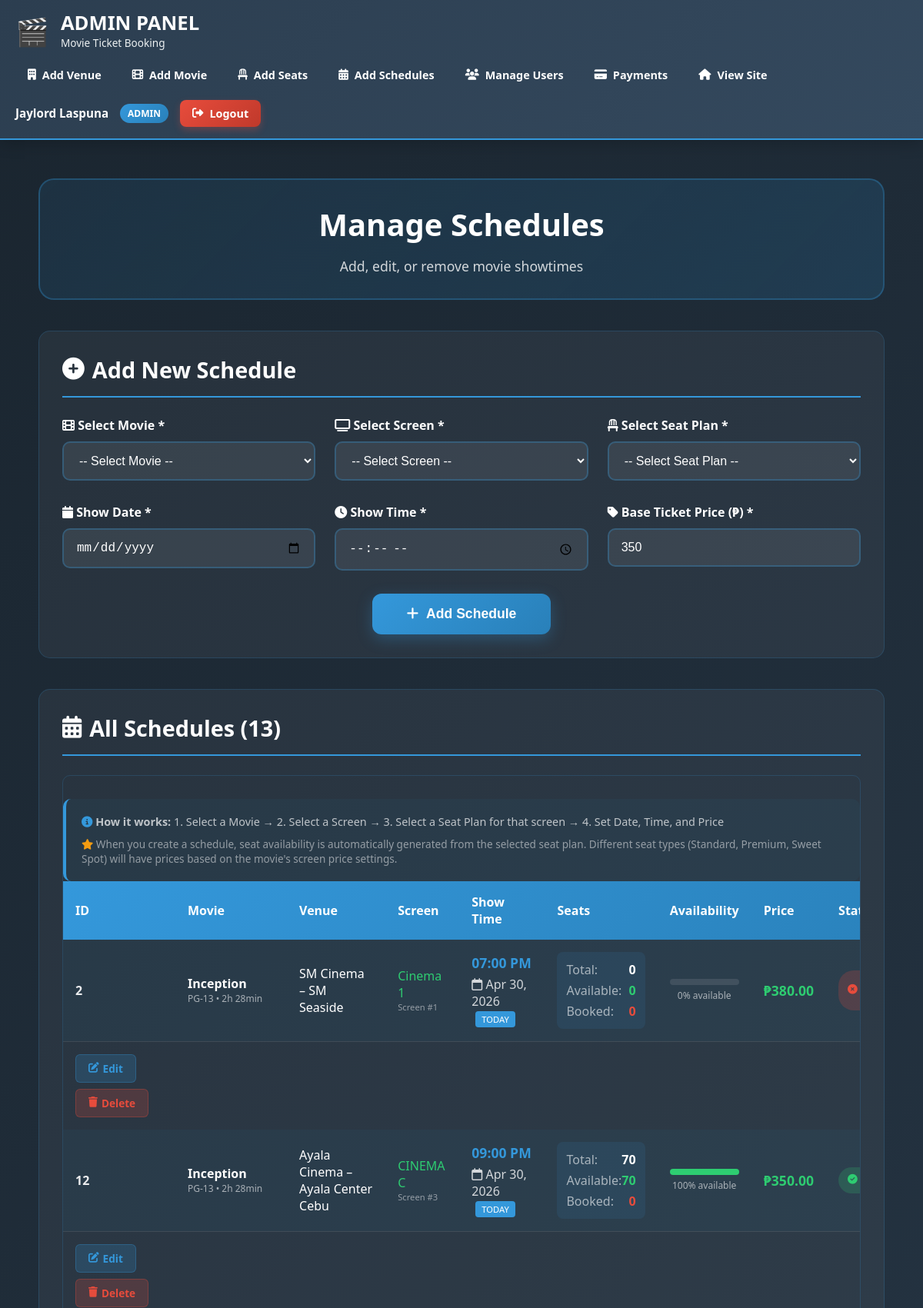
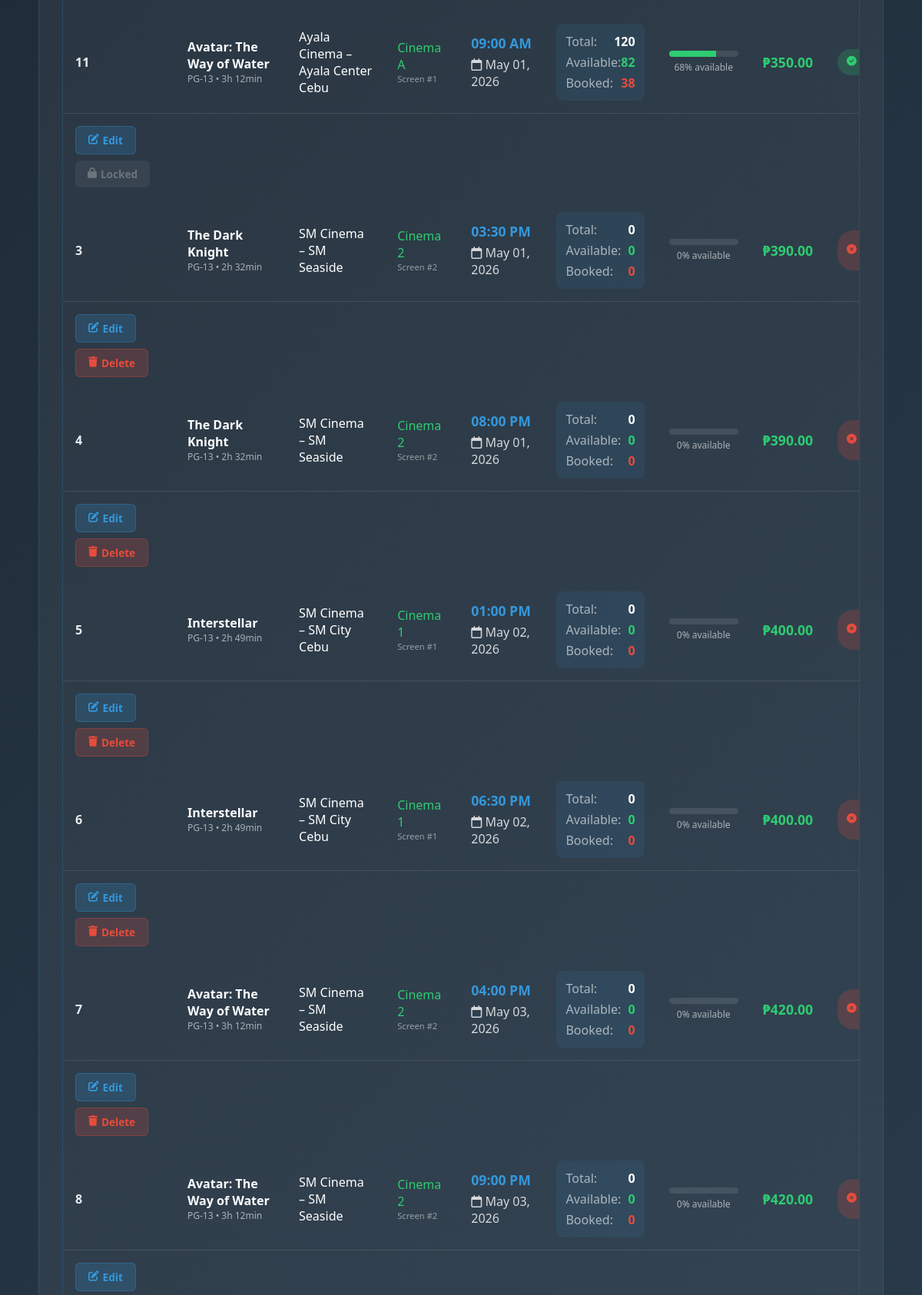
/pages/admin/manage-schedules.php (signed in, upper part), run on the app's committed database (2 pictures, top to bottom).
### tables this page shows
CREATE TABLE `schedules` (
  `id` int(11) NOT NULL,
  `movie_id` int(11) NOT NULL,
  `screen_id` int(11) NOT NULL,
  `seat_plan_id` int(11) NOT NULL,
  `show_date` date NOT NULL,
  `showtime` time NOT NULL,
  `base_price` decimal(10,2) NOT NULL,
  `is_active` tinyint(1) DEFAULT 1,
  `created_at` timestamp NOT NULL DEFAULT current_timestamp(),
  `updated_at` timestamp NULL DEFAULT NULL ON UPDATE current_timestamp()
);

CREATE TABLE `movies` (
  `id` int(11) NOT NULL,
  `title` varchar(255) NOT NULL,
  `director` varchar(255) DEFAULT NULL,
  `genre` varchar(100) DEFAULT NULL,
  `duration` varchar(20) DEFAULT NULL,
  `rating` varchar(10) DEFAULT NULL,
  `description` text DEFAULT NULL,
  `poster_url` varchar(500) DEFAULT NULL,
  `trailer_url` varchar(500) DEFAULT NULL,
  `is_active` tinyint(1) DEFAULT 1,
  `added_by` int(11) DEFAULT NULL,
  `updated_by` int(11) DEFAULT NULL,
  `created_at` timestamp NOT NULL DEFAULT current_timestamp(),
  `last_updated` timestamp NULL DEFAULT NULL ON UPDATE current_timestamp()
);

CREATE TABLE `venues` (
  `id` int(11) NOT NULL,
  `venue_name` varchar(255) NOT NULL,
  `venue_location` varchar(500) NOT NULL,
  `google_maps_link` varchar(500) DEFAULT NULL,
  `venue_photo_path` varchar(500) DEFAULT NULL,
  `contact_number` varchar(20) DEFAULT NULL,
  `operating_hours` varchar(255) DEFAULT NULL,
  `is_active` tinyint(1) DEFAULT 1,
  `created_at` timestamp NOT NULL DEFAULT current_timestamp(),
  `updated_at` timestamp NULL DEFAULT NULL ON UPDATE current_timestamp()
);

CREATE TABLE `screens` (
  `id` int(11) NOT NULL,
  `venue_id` int(11) NOT NULL,
  `screen_name` varchar(100) NOT NULL,
  `screen_number` int(11) NOT NULL,
  `capacity` int(11) NOT NULL,
  `is_active` tinyint(1) DEFAULT 1,
  `created_at` timestamp NOT NULL DEFAULT current_timestamp(),
  `updated_at` timestamp NULL DEFAULT NULL ON UPDATE current_timestamp()
);

### pages/admin/manage-schedules.php (the view, shortened to what the rows shown need)
<?php
$root_dir = dirname(dirname(__DIR__));
require_once $root_dir . '/partials/admin-header.php';
$conn = get_db_connection();
$edit_mode = false;
$schedules = [];
$schedules_result = $conn->query("
    SELECT
        sch.id,
        sch.show_date,
        sch.showtime,
        sch.base_price,
        sch.is_active,
        sch.created_at,
        m.id as movie_id,
        m.title as movie_title,
        m.rating,
        m.duration,
        s.id as screen_id,
        s.screen_name,
        s.screen_number,
        v.id as venue_id,
        v.venue_name,
        sp.id as plan_id,
        sp.plan_name,
        COUNT(sa.id) as total_seats,
        COUNT(CASE WHEN sa.status = 'available' THEN 1 END) as available_seats,
        COUNT(CASE WHEN sa.status = 'booked' THEN 1 END) as booked_seats,
        COUNT(CASE WHEN sa.status = 'reserved' THEN 1 END) as reserved_seats,
        (SELECT COUNT(*) FROM bookings WHERE schedule_id = sch.id) as booking_count
    FROM schedules sch
    JOIN movies m ON sch.movie_id = m.id
    JOIN screens s ON sch.screen_id = s.id
    JOIN venues v ON s.venue_id = v.id
    JOIN seat_plans sp ON sch.seat_plan_id = sp.id
    LEFT JOIN seat_availability sa ON sch.id = sa.schedule_id
    WHERE sch.is_active = 1
    GROUP BY sch.id, sch.show_date, sch.showtime, sch.base_price, sch.is_active, sch.created_at,
             m.id, m.title, m.rating, m.duration,
             s.id, s.screen_name, s.screen_number,
             v.id, v.venue_name,
             sp.id, sp.plan_name
    ORDER BY sch.show_date ASC, sch.showtime ASC
");
if ($schedules_result) {
    while ($row = $schedules_result->fetch_assoc()) {
        $schedules[] = $row;
    }
}
$count_result = $conn->query("SELECT COUNT(*) as total FROM schedules WHERE is_active = 1 AND show_date >= CURDATE()");
$schedule_count = $count_result ? $count_result->fetch_assoc()['total'] : 0;
?>
<div class="admin-content" style="max-width: 1400px; margin: 0 auto; padding: 30px;">
    <div style="text-align: center; margin-bottom: 40px; padding: 30px; background: linear-gradient(135deg, rgba(52, 152, 219, 0.1), rgba(41, 128, 185, 0.2)); border-radius: 20px; border: 2px solid rgba(52, 152, 219, 0.3);">
        <h1 style="color: white; font-size: 2.5rem; margin-bottom: 15px; font-weight: 800;">Manage Schedules</h1>
    </div>
    <div style="background: rgba(255, 255, 255, 0.05); border-radius: 15px; padding: 30px; margin-bottom: 40px; border: 1px solid rgba(52, 152, 219, 0.2);">
        <h2 style="color: white; font-size: 1.8rem; margin-bottom: 25px; padding-bottom: 15px; border-bottom: 2px solid #3498db; display: flex; align-items: center; gap: 10px;">
            <i class="<?php echo $edit_mode ? 'fas fa-edit' : 'fas fa-plus-circle'; ?>"></i>
            <?php echo $edit_mode ? 'Edit Schedule' : 'Add New Schedule'; ?>
        </h2>
    </div>
    <div style="background: rgba(255, 255, 255, 0.05); border-radius: 15px; padding: 30px; border: 1px solid rgba(52, 152, 219, 0.2);">
        <h2 style="color: white; font-size: 1.8rem; margin-bottom: 25px; padding-bottom: 15px; border-bottom: 2px solid #3498db; display: flex; align-items: center; gap: 10px;">
            <i class="fas fa-calendar-alt"></i> All Schedules (<?php echo $schedule_count; ?>)
        </h2>
        <?php if (empty($schedules)): ?>
        <div style="text-align: center; padding: 50px; color: rgba(255, 255, 255, 0.6);">
            <i class="fas fa-calendar-alt fa-3x" style="margin-bottom: 20px; opacity: 0.5;"></i>
            <p style="font-size: 1.1rem;">No schedules found. Add your first schedule!</p>
        </div>
        <?php else: ?>
        <div style="overflow-x: auto; border-radius: 10px; border: 1px solid rgba(52, 152, 219, 0.2);">
            <table style="width: 100%; border-collapse: collapse; min-width: 1200px;">
                <thead>
                    <tr style="background: linear-gradient(135deg, #3498db 0%, #2980b9 100%);">
                        <th style="color: white; padding: 16px; text-align: left; font-weight: 700; font-size: 1rem;">ID</th>
                        <th style="color: white; padding: 16px; text-align: left; font-weight: 700; font-size: 1rem;">Movie</th>
                        <th style="color: white; padding: 16px; text-align: left; font-weight: 700; font-size: 1rem;">Venue</th>
                        <th style="color: white; padding: 16px; text-align: left; font-weight: 700; font-size: 1rem;">Screen</th>
                        <th style="color: white; padding: 16px; text-align: left; font-weight: 700; font-size: 1rem;">Show Time</th>
                        <th style="color: white; padding: 16px; text-align: left; font-weight: 700; font-size: 1rem;">Seats</th>
                        <th style="color: white; padding: 16px; text-align: left; font-weight: 700; font-size: 1rem;">Availability</th>
                        <th style="color: white; padding: 16px; text-align: left; font-weight: 700; font-size: 1rem;">Price</th>
                        <th style="color: white; padding: 16px; text-align: left; font-weight: 700; font-size: 1rem;">Status</th>
                    </tr>
                </thead>
                <tbody>
                    <?php foreach ($schedules as $schedule):
                        $is_today = date('Y-m-d') == $schedule['show_date'];
                        $is_past = strtotime($schedule['show_date'] . ' ' . $schedule['showtime']) < time();
                        $available_percentage = ($schedule['total_seats'] > 0) ? ($schedule['available_seats'] / $schedule['total_seats']) * 100 : 0;
                        $availability_color = $available_percentage > 50 ? '#2ecc71' : ($available_percentage > 10 ? '#f39c12' : '#e74c3c');
                    ?>
                    <tr style="border-bottom: 1px solid rgba(255, 255, 255, 0.1); <?php echo $is_today ? 'background: rgba(52, 152, 219, 0.05);' : ''; ?>">
                        <td style="padding: 16px; color: rgba(255, 255, 255, 0.9); font-weight: 700;"><?php echo $schedule['id']; ?></td>
                        <td style="padding: 16px;">
                            <div style="color: white; font-size: 1rem; font-weight: 700;"><?php echo htmlspecialchars($schedule['movie_title']); ?></div>
                            <div style="color: rgba(255, 255, 255, 0.6); font-size: 0.75rem;">
                                <?php echo $schedule['rating']; ?> • <?php echo $schedule['duration']; ?>
                            </div>
                        </td>
                        <td style="padding: 16px; color: white;"><?php echo htmlspecialchars($schedule['venue_name']); ?></td>
                        <td style="padding: 16px;">
                            <span style="color: #2ecc71;"><?php echo htmlspecialchars($schedule['screen_name']); ?></span>
                            <div style="font-size: 0.7rem; color: rgba(255,255,255,0.5);">Screen #<?php echo $schedule['screen_number']; ?></div>
                        </td>
                        <td style="padding: 16px;">
                            <div style="color: #3498db; font-size: 1.1rem; font-weight: 700;"><?php echo date('h:i A', strtotime($schedule['showtime'])); ?></div>
                            <div style="color: rgba(255, 255, 255, 0.8); margin-top: 5px;">
                                <i class="far fa-calendar"></i> <?php echo date('M d, Y', strtotime($schedule['show_date'])); ?>
                                <?php if ($is_today): ?>
                                <span style="background: #3498db; color: white; padding: 3px 8px; border-radius: 4px; font-size: 0.7rem; margin-left: 5px;">TODAY</span>
                                <?php endif; ?>
                            </div>
                        </td>
                        <td style="padding: 16px;">
                            <div style="background: rgba(52, 152, 219, 0.1); padding: 12px; border-radius: 8px;">
                                <div style="display: flex; justify-content: space-between; margin-bottom: 5px;">
                                    <span style="color: rgba(255, 255, 255, 0.6);">Total:</span>
                                    <span style="color: white; font-weight: 600;"><?php echo number_format($schedule['total_seats']); ?></span>
                                </div>
                                <div style="display: flex; justify-content: space-between; margin-bottom: 5px;">
                                    <span style="color: rgba(255, 255, 255, 0.6);">Available:</span>
                                    <span style="color: #2ecc71; font-weight: 600;"><?php echo number_format($schedule['available_seats']); ?></span>
                                </div>
                                <div style="display: flex; justify-content: space-between;">
                                    <span style="color: rgba(255, 255, 255, 0.6);">Booked:</span>
                                    <span style="color: #e74c3c; font-weight: 600;"><?php echo number_format($schedule['booked_seats']); ?></span>
                                </div>
                            </div>
                         </div>
                        </td>
                        <td style="padding: 16px;">
                            <div style="background: rgba(255,255,255,0.1); height: 8px; border-radius: 4px; overflow: hidden; width: 100%; margin-bottom: 5px;">
                                <div style="background: <?php echo $availability_color; ?>; height: 100%; width: <?php echo $available_percentage; ?>%;"></div>
                            </div>
                            <div style="color: rgba(255,255,255,0.6); font-size: 0.75rem; text-align: center;">
                                <?php echo round($available_percentage); ?>% available
                            </div>
                         </div>
                        </td>
                        <td style="padding: 16px;">
                            <span style="color: #2ecc71; font-weight: 700; font-size: 1.1rem;">
                                ₱<?php echo number_format($schedule['base_price'], 2); ?>
                            </span>
                         </div>
                        </td>
                        <td style="padding: 16px;">
                            <?php if ($is_past): ?>
                            <span style="background: rgba(231, 76, 60, 0.2); color: #e74c3c; padding: 8px 12px; border-radius: 20px; font-size: 0.8rem; font-weight: 600; display: inline-flex; align-items: center; gap: 5px;">
                                <i class="fas fa-clock"></i> Expired
                            </span>
                            <?php elseif ($schedule['available_seats'] == 0): ?>
                            <span style="background: rgba(231, 76, 60, 0.2); color: #e74c3c; padding: 8px 12px; border-radius: 20px; font-size: 0.8rem; font-weight: 600; display: inline-flex; align-items: center; gap: 5px;">
                                <i class="fas fa-times-circle"></i> Sold Out
                            </span>
                            <?php elseif ($schedule['is_active']): ?>
                            <span style="background: rgba(46, 204, 113, 0.2); color: #2ecc71; padding: 8px 12px; border-radius: 20px; font-size: 0.8rem; font-weight: 600; display: inline-flex; align-items: center; gap: 5px;">
                                <i class="fas fa-check-circle"></i> Active
                            </span>
                            <?php else: ?>
                            <span style="background: rgba(108, 117, 125, 0.2); color: #6c757d; padding: 8px 12px; border-radius: 20px; font-size: 0.8rem; font-weight: 600; display: inline-flex; align-items: center; gap: 5px;">
                                <i class="fas fa-pause-circle"></i> Inactive
                            </span>
                            <?php endif; ?>
                         </div>
                        <tr>
                        <td style="padding: 16px;">
                            <div style="display: flex; gap: 8px; flex-wrap: wrap;">
                                <a href="index.php?page=admin/manage-schedules&edit=<?php echo $schedule['id']; ?>"
                                   style="padding: 8px 16px; background: rgba(52, 152, 219, 0.2); color: #3498db; text-decoration: none; border-radius: 6px; font-size: 0.85rem; font-weight: 600; border: 1px solid rgba(52, 152, 219, 0.3); display: inline-flex; align-items: center; gap: 5px;">
                                    <i class="fas fa-edit"></i> Edit
                                </a>
                                <?php if ($schedule['booking_count'] == 0 && !$is_past): ?>
                                <a href="index.php?page=admin/manage-schedules&delete=<?php echo $schedule['id']; ?>"
                                   style="padding: 8px 16px; background: rgba(231, 76, 60, 0.2); color: #e74c3c; text-decoration: none; border-radius: 6px; font-size: 0.85rem; font-weight: 600; border: 1px solid rgba(231, 76, 60, 0.3); display: inline-flex; align-items: center; gap: 5px;"
                                   onclick="return confirm('Are you sure you want to delete this schedule?\nMovie: <?php echo addslashes($schedule['movie_title']); ?>\nVenue: <?php echo addslashes($schedule['venue_name']); ?>\nScreen: <?php echo addslashes($schedule['screen_name']); ?>\nDate: <?php echo date('M d, Y', strtotime($schedule['show_date'])); ?> <?php echo date('h:i A', strtotime($schedule['showtime'])); ?>')">
                                    <i class="fas fa-trash"></i> Delete
                                </a>
                                <?php else: ?>
                                <span style="padding: 8px 16px; background: rgba(108, 117, 125, 0.2); color: #6c757d; border-radius: 6px; font-size: 0.85rem; font-weight: 600; display: inline-flex; align-items: center; gap: 5px; cursor: not-allowed;" title="Cannot delete - has <?php echo $schedule['booking_count']; ?> booking(s)">
                                    <i class="fas fa-lock"></i> Locked
                                </span>
                                <?php endif; ?>
                            </div>
                    <?php endforeach; ?>
        <?php endif; ?>
</body>
</html>

### data on the page
schedules: id "2", movie.title "Inception", movie.rating "PG-13", movie.duration "2h 28min", venues.venue_name "SM Cinema – SM Seaside", screen.screen_name "Cinema 1", screen.screen_number "1", showtime "07:00 PM", show_date "Apr 30, 2026", shows "TODAY", total_seats "0", available_seats "0", booked_seats "0", available_percentage "0", base_price "380.00"
schedules: id "12", movie.title "Inception", movie.rating "PG-13", movie.duration "2h 28min", venues.venue_name "Ayala Cinema – Ayala Center Cebu", screen.screen_name "CINEMA C", screen.screen_number "3", showtime "09:00 PM", show_date "Apr 30, 2026", shows "TODAY", total_seats "70", available_seats "70", booked_seats "0", available_percentage "100", base_price "350.00", is_active 1 (drawn)
schedules: id "11", movie.title "Avatar: The Way of Water", movie.rating "PG-13", movie.duration "3h 12min", venues.venue_name "Ayala Cinema – Ayala Center Cebu", screen.screen_name "Cinema A", screen.screen_number "1", showtime "09:00 AM", show_date "May 01, 2026", total_seats "120", available_seats "82", booked_seats "38", $available_percentage 68.333333333333 (drawn), available_percentage "68", base_price "350.00", is_active 1 (drawn)
schedules: id "3", movie.title "The Dark Knight", movie.rating "PG-13", movie.duration "2h 32min", venues.venue_name "SM Cinema – SM Seaside", screen.screen_name "Cinema 2", screen.screen_number "2", showtime "03:30 PM", show_date "May 01, 2026", total_seats "0", available_seats "0", booked_seats "0", available_percentage "0", base_price "390.00"
schedules: id "4", movie.title "The Dark Knight", movie.rating "PG-13", movie.duration "2h 32min", venues.venue_name "SM Cinema – SM Seaside", screen.screen_name "Cinema 2", screen.screen_number "2", showtime "08:00 PM", show_date "May 01, 2026", total_seats "0", available_seats "0", booked_seats "0", available_percentage "0", base_price "390.00"
schedules: id "5", movie.title "Interstellar", movie.rating "PG-13", movie.duration "2h 49min", venues.venue_name "SM Cinema – SM City Cebu", screen.screen_name "Cinema 1", screen.screen_number "1", showtime "01:00 PM", show_date "May 02, 2026", total_seats "0", available_seats "0", booked_seats "0", available_percentage "0", base_price "400.00"
schedules: id "6", movie.title "Interstellar", movie.rating "PG-13", movie.duration "2h 49min", venues.venue_name "SM Cinema – SM City Cebu", screen.screen_name "Cinema 1", screen.screen_number "1", showtime "06:30 PM", show_date "May 02, 2026", total_seats "0", available_seats "0", booked_seats "0", available_percentage "0", base_price "400.00"
schedules: id "7", movie.title "Avatar: The Way of Water", movie.rating "PG-13", movie.duration "3h 12min", venues.venue_name "SM Cinema – SM Seaside", screen.screen_name "Cinema 2", screen.screen_number "2", showtime "04:00 PM", show_date "May 03, 2026", total_seats "0", available_seats "0", booked_seats "0", available_percentage "0", base_price "420.00"
schedules: id "8", movie.title "Avatar: The Way of Water", movie.rating "PG-13", movie.duration "3h 12min", venues.venue_name "SM Cinema – SM Seaside", screen.screen_name "Cinema 2", screen.screen_number "2", showtime "09:00 PM", show_date "May 03, 2026", total_seats "0", available_seats "0", booked_seats "0", available_percentage "0", base_price "420.00"

### other printed values
$_SESSION['user_name'] "Jaylord Laspuna"
$_SESSION['user_role'] "ADMIN"
$schedule_count "13"
